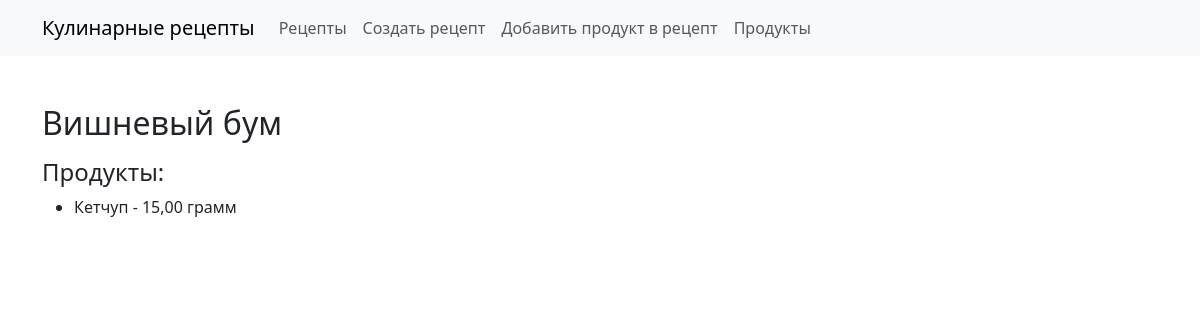
Page /recipe_detail/9/ on the committed database.
### apps/main/models.py (models this page shows, shortened)
class RecipeProduct(models.Model):
    recipe = models.ForeignKey(
        verbose_name = 'рецепт',
        to = Recipe,
        on_delete = models.CASCADE
    )
    product = models.ForeignKey(
        verbose_name = 'продукт',
        to=Product,
        on_delete = models.CASCADE,
    )
    weight_in_grams = models.DecimalField(
    verbose_name='вес в граммах',
    max_digits=10,
    decimal_places=2,
    )
    class Meta:
        verbose_name ='рецепт/продукт'
        verbose_name_plural = 'рецепты/продукты'
        ordering = ('-id',)
        unique_together = ('recipe', 'product')

class Recipe(models.Model):
    title = models.CharField(
        verbose_name = 'название рецепта',
        max_length =100
    )
    products = models.ManyToManyField(
        verbose_name='продукты',
        to=Product,
        through='RecipeProduct'
    )
    class Meta:
        verbose_name = 'рецепт'
        verbose_name_plural ='рецепты'
        ordering = ('-id',)

class Product(models.Model):
    title = models.CharField(
        verbose_name = 'название продукта',
        max_length = 150,
        unique = True
    )
    times_used=  models.IntegerField(
        verbose_name = 'количество использований в рецептах',
        default = 0
    )
    class Meta:
        verbose_name = 'продукт'
        verbose_name_plural = 'продукты'
        ordering = ('-id',)

### apps/main/views.py (the view)
# urls.py: path('recipe_detail/<int:pk>/',RecipeDetailView.as_view(),name='recipe_detail'),
class RecipeDetailView(View):
    template_name = 'recipe_detail.html'
    recipe_queryset = Recipe.objects.all()
    recipe_product_queryset = RecipeProduct.objects.all()
    def get(self,request:HttpRequest,pk:int)->HttpResponse:
        try:
            recipe = self.recipe_queryset.get(id=pk)
        except Recipe.DoesNotExist:
            return HttpResponse(f'Рецепта с id:{pk} не найдено')
        try:
            details = self.recipe_product_queryset.filter(recipe=recipe)
        except RecipeProduct.DoesNotExist:
            return HttpResponse('Данный рецепт не найден')
        print(request.GET.get('recipe_id'))
        return render(
            request=request,
            template_name=self.template_name,
            context={
                'recipe':details
            }
        )

### apps/main/templates/recipe_detail.html (shortened to what this page needs)
<!DOCTYPE html>
<html lang="en">
<head>
    <link href="https://cdn.jsdelivr.net/npm/bootstrap@5.3.0/dist/css/bootstrap.min.css" rel="stylesheet">
</head>
<body>
  <nav class="navbar navbar-expand-lg navbar-light bg-light">
    <div class="container">
        <a class="navbar-brand" href="{% url 'main_view' %}">Кулинарные рецепты</a>
        <div class="collapse navbar-collapse" id="navbarNav">
            <ul class="navbar-nav">
                <li class="nav-item">
                    <a class="nav-link" href="{% url 'recipes_view' %}">Рецепты</a>
                </li>
                <li class="nav-item">
                    <a class="nav-link" href="{% url 'make_recipe' %}">Создать рецепт</a>
                </li>
                <li class="nav-item">
                    <a class="nav-link" href="{% url 'add_product_to_recipe' %}">Добавить продукт в рецепт</a>
                </li>
                <li class="nav-item">
                  <a class="nav-link" href="{% url 'products' %}">Продукты</a>
              </li>
            </ul>
        </div>
    </div>
</nav>
<div class="container mt-5">
    {% if recipe %}
      <h2>{{ recipe.0.recipe.title }}</h2>
      <div class="mt-3">
        <h4>Продукты:</h4>
        <ul>
          {% for detail in recipe %}
            <li>{{ detail.product.title }} - {{ detail.weight_in_grams }} грамм</li>
          {% endfor %}
        </ul>
      </div>
    {% else %}
      <p>Рецепт не найден</p>
    {% endif %}
  </div>
</body>
</html>

### rows in the picture
RecipeProduct: recipe.title "Вишневый бум", product "Кетчуп", weight_in_grams "15,00"
